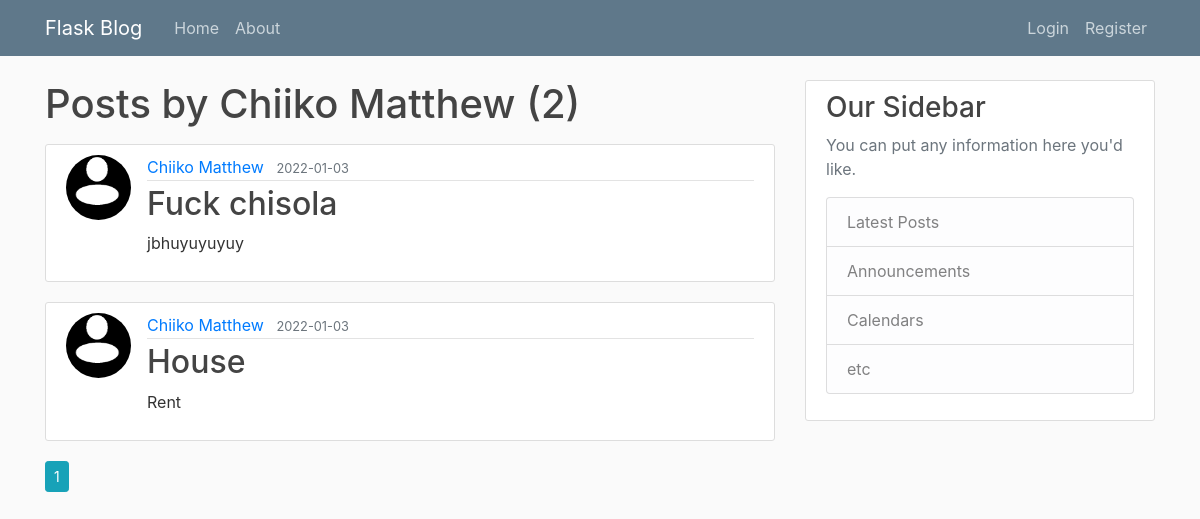
Page /user/Chiiko Matthew on the committed database.
### flaskblog/models.py (models this page shows, shortened)
class User(db.Model, UserMixin):
    id = db.Column(db.Integer, primary_key=True)
    username = db.Column(db.String(20), unique=True, nullable=False)
    email = db.Column(db.String(120), unique=True, nullable=False)
    image_file = db.Column(db.String(20), nullable=False, default='default.jpg')
    password = db.Column(db.String(60), nullable=False)
    posts = db.relationship('Post', backref='author', lazy=True)

class Post(db.Model):
    id = db.Column(db.Integer, primary_key=True)
    title = db.Column(db.String(100), nullable=False)
    date_posted = db.Column(db.DateTime, nullable=False, default=datetime.utcnow)
    content = db.Column(db.Text, nullable=False)
    pix = db.Column(db.String(20))
    user_id = db.Column(db.Integer, db.ForeignKey('user.id'), nullable=False)

### flaskblog/routes.py (the view)
@app.route('/user/<string:username>')
def user_posts(username):
    page = request.args.get('page', 1, type=int)
    user = User.query.filter_by(username=username).first_or_404()
    posts = Post.query.filter_by(author=user).order_by(Post.date_posted.desc()).paginate(page=page, per_page=15)
    return render_template('user_posts.html', posts=posts, user=user)

### flaskblog/templates/user_posts.html (shortened to what this page needs)
{% extends 'layout.html' %}
{% block content %}
    <h1 class="mb-3">Posts by {{ user.username }} ({{ posts.total }})</h1>
    {% for post in posts.items %}
        <article class="media content-section">
            <img class="rounded-circle article-img" src="{{ url_for('static', filename='profile/' + post.author.image_file) }}">
            <div class="media-body">
                <div class="article-metadata">
                    <a class="mr-2" href="{{ url_for('user_posts', username=post.author.username) }}">{{ post.author.username }}</a>
                    <small class="text-muted">{{ post.date_posted.strftime('%Y-%m-%d') }}</small>
                </div>
                    <h2><a class="article-title" href="{{ url_for('post', post_id=post.id) }}">{{ post.title }}</a></h2>
                    <p class="article-content">{{ post.content }}</p>
            </div>
        </article>
    {% endfor %}
    {% for page_num in posts.iter_pages(left_edge=1, right_edge=1, left_current=1, right_current=2) %}
        {% if page_num %}
            {% if posts.page == page_num %}
                <a class="btn btn-info btn-sm mb-4" href="{{ url_for('user_posts', username=user.username, page=page_num) }}">{{ page_num }}</a>
            {% else %}
                <a class="btn btn-outline-info btn-sm mb-4" href="{{ url_for('user_posts', username=user.username, page=page_num) }}">{{ page_num }}</a>
            {% endif %}
        {% else %}
            ...
        {% endif %}
    {% endfor %}
{% endblock %}

### flaskblog/static/css/main.css (style rules this page uses)
body { background: #fafafa; color: #333333; margin-top: 5rem; }
h1, h2, h3, h4, h5, h6 { color: #444444; }
.content-section { background: #ffffff; padding: 10px 20px; border: 1px solid #dddddd; border-radius: 3px; margin-bottom: 20px; }
.article-title { color: #444444; }
.article-content { white-space: pre-line; }
.article-img { height: 65px; width: 65px; margin-right: 16px; }
.article-metadata { padding-bottom: 1px; margin-bottom: 4px; border-bottom: 1px solid #e3e3e3 }

### rows in the picture
User: username "Chiiko Matthew"
Post: image_file (placeholder picture), author.username "Chiiko Matthew", date_posted "2022-01-03", title "Fuck chisola", content "jbhuyuyuyuy"
Post: image_file (placeholder picture), author.username "Chiiko Matthew", date_posted "2022-01-03", title "House", content "Rent"

### other values in the picture
{{ posts.total }} "2"
{{ page_num }} "1"
